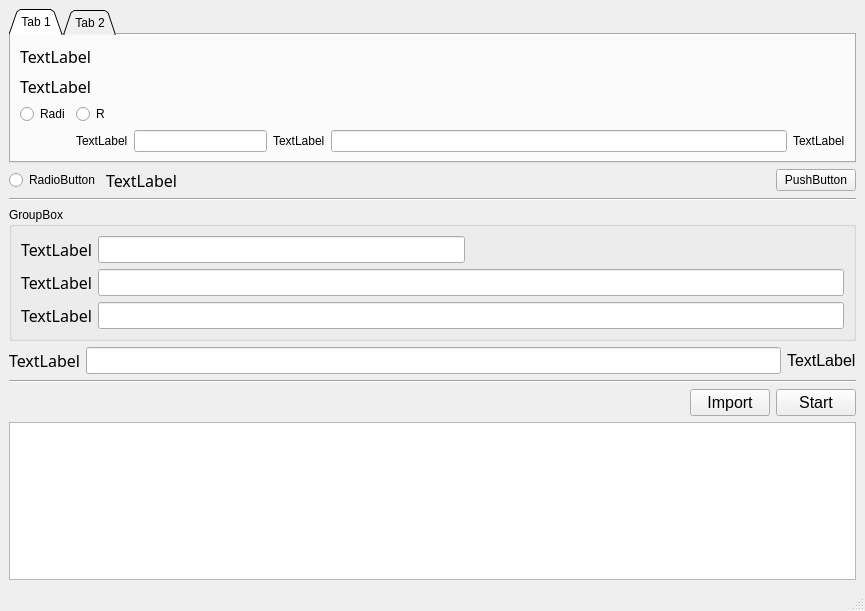
<?xml version="1.0" encoding="UTF-8"?>
<ui version="4.0">
 <class>MainWindow</class>
 <widget class="QMainWindow" name="MainWindow">
  <property name="geometry">
   <rect>
    <x>0</x>
    <y>0</y>
    <width>865</width>
    <height>611</height>
   </rect>
  </property>
  <property name="windowTitle">
   <string>MainWindow</string>
  </property>
  <widget class="QWidget" name="centralwidget">
   <layout class="QGridLayout" name="gridLayout_11">
    <item row="1" column="0">
     <layout class="QGridLayout" name="gridLayout_10">
      <item row="0" column="2">
       <spacer name="horizontalSpacer_3">
        <property name="orientation">
         <enum>Qt::Horizontal</enum>
        </property>
        <property name="sizeHint" stdset="0">
         <size>
          <width>598</width>
          <height>20</height>
         </size>
        </property>
       </spacer>
      </item>
      <item row="0" column="4">
       <widget class="QPushButton" name="config_btm">
        <property name="text">
         <string>PushButton</string>
        </property>
       </widget>
      </item>
      <item row="0" column="0">
       <widget class="QRadioButton" name="pagenum">
        <property name="text">
         <string>RadioButton</string>
        </property>
       </widget>
      </item>
      <item row="0" column="1">
       <widget class="QLabel" name="tab_2_title_3">
        <property name="font">
         <font>
          <family>標楷體</family>
          <pointsize>12</pointsize>
         </font>
        </property>
        <property name="text">
         <string>TextLabel</string>
        </property>
       </widget>
      </item>
     </layout>
    </item>
    <item row="2" column="0">
     <widget class="Line" name="line_2">
      <property name="orientation">
       <enum>Qt::Horizontal</enum>
      </property>
     </widget>
    </item>
    <item row="5" column="0">
     <widget class="Line" name="line">
      <property name="orientation">
       <enum>Qt::Horizontal</enum>
      </property>
     </widget>
    </item>
    <item row="4" column="0">
     <layout class="QHBoxLayout" name="horizontalLayout">
      <item>
       <widget class="QLabel" name="file_name">
        <property name="font">
         <font>
          <family>標楷體</family>
          <pointsize>12</pointsize>
         </font>
        </property>
        <property name="text">
         <string>TextLabel</string>
        </property>
       </widget>
      </item>
      <item>
       <widget class="QLineEdit" name="file_name_line">
        <property name="sizePolicy">
         <sizepolicy hsizetype="Expanding" vsizetype="Minimum">
          <horstretch>0</horstretch>
          <verstretch>0</verstretch>
         </sizepolicy>
        </property>
        <property name="font">
         <font>
          <pointsize>12</pointsize>
         </font>
        </property>
       </widget>
      </item>
      <item>
       <widget class="QLabel" name="label">
        <property name="font">
         <font>
          <pointsize>12</pointsize>
         </font>
        </property>
        <property name="text">
         <string>TextLabel</string>
        </property>
       </widget>
      </item>
     </layout>
    </item>
    <item row="3" column="0">
     <widget class="QGroupBox" name="groupBox">
      <property name="title">
       <string>GroupBox</string>
      </property>
      <layout class="QGridLayout" name="gridLayout_3">
       <item row="0" column="0">
        <layout class="QGridLayout" name="gridLayout">
         <item row="2" column="1" colspan="3">
          <widget class="QLineEdit" name="name_line">
           <property name="font">
            <font>
             <pointsize>12</pointsize>
            </font>
           </property>
          </widget>
         </item>
         <item row="0" column="3">
          <spacer name="horizontalSpacer_2">
           <property name="orientation">
            <enum>Qt::Horizontal</enum>
           </property>
           <property name="sizeHint" stdset="0">
            <size>
             <width>40</width>
             <height>20</height>
            </size>
           </property>
          </spacer>
         </item>
         <item row="1" column="1" colspan="3">
          <widget class="QLineEdit" name="address_line">
           <property name="font">
            <font>
             <pointsize>12</pointsize>
            </font>
           </property>
          </widget>
         </item>
         <item row="0" column="0">
          <widget class="QLabel" name="number">
           <property name="font">
            <font>
             <family>標楷體</family>
             <pointsize>12</pointsize>
            </font>
           </property>
           <property name="text">
            <string>TextLabel</string>
           </property>
          </widget>
         </item>
         <item row="1" column="0">
          <widget class="QLabel" name="address">
           <property name="font">
            <font>
             <family>標楷體</family>
             <pointsize>12</pointsize>
            </font>
           </property>
           <property name="text">
            <string>TextLabel</string>
           </property>
          </widget>
         </item>
         <item row="2" column="0">
          <widget class="QLabel" name="name">
           <property name="font">
            <font>
             <family>標楷體</family>
             <pointsize>12</pointsize>
            </font>
           </property>
           <property name="text">
            <string>TextLabel</string>
           </property>
          </widget>
         </item>
         <item row="0" column="1">
          <widget class="QLineEdit" name="number_line">
           <property name="font">
            <font>
             <pointsize>12</pointsize>
            </font>
           </property>
          </widget>
         </item>
        </layout>
       </item>
      </layout>
     </widget>
    </item>
    <item row="6" column="0">
     <layout class="QGridLayout" name="gridLayout_9">
      <item row="0" column="1">
       <widget class="QPushButton" name="import_btm">
        <property name="sizePolicy">
         <sizepolicy hsizetype="Minimum" vsizetype="Minimum">
          <horstretch>0</horstretch>
          <verstretch>0</verstretch>
         </sizepolicy>
        </property>
        <property name="font">
         <font>
          <family>Arial</family>
          <pointsize>12</pointsize>
         </font>
        </property>
        <property name="mouseTracking">
         <bool>false</bool>
        </property>
        <property name="text">
         <string>Import</string>
        </property>
       </widget>
      </item>
      <item row="0" column="2">
       <widget class="QPushButton" name="start_btm">
        <property name="sizePolicy">
         <sizepolicy hsizetype="Minimum" vsizetype="Minimum">
          <horstretch>0</horstretch>
          <verstretch>0</verstretch>
         </sizepolicy>
        </property>
        <property name="font">
         <font>
          <family>Arial</family>
          <pointsize>12</pointsize>
         </font>
        </property>
        <property name="text">
         <string>Start</string>
        </property>
       </widget>
      </item>
      <item row="0" column="0">
       <spacer name="horizontalSpacer">
        <property name="orientation">
         <enum>Qt::Horizontal</enum>
        </property>
        <property name="sizeHint" stdset="0">
         <size>
          <width>458</width>
          <height>20</height>
         </size>
        </property>
       </spacer>
      </item>
      <item row="1" column="0" colspan="3">
       <widget class="QPlainTextEdit" name="status_txt"/>
      </item>
     </layout>
    </item>
    <item row="0" column="0">
     <widget class="QTabWidget" name="tabWidget">
      <property name="styleSheet">
       <string notr="true"/>
      </property>
      <property name="tabShape">
       <enum>QTabWidget::Triangular</enum>
      </property>
      <property name="currentIndex">
       <number>0</number>
      </property>
      <widget class="QWidget" name="tab_1">
       <attribute name="title">
        <string>Tab 1</string>
       </attribute>
       <layout class="QGridLayout" name="gridLayout_8">
        <item row="0" column="0">
         <layout class="QGridLayout" name="gridLayout_4">
          <item row="0" column="0" colspan="2">
           <layout class="QVBoxLayout" name="verticalLayout">
            <item>
             <widget class="QLabel" name="tab_1_title_1">
              <property name="font">
               <font>
                <family>標楷體</family>
                <pointsize>12</pointsize>
               </font>
              </property>
              <property name="text">
               <string>TextLabel</string>
              </property>
             </widget>
            </item>
            <item>
             <widget class="QLabel" name="tab_1_title_2">
              <property name="font">
               <font>
                <family>標楷體</family>
                <pointsize>12</pointsize>
               </font>
              </property>
              <property name="text">
               <string>TextLabel</string>
              </property>
              <property name="textFormat">
               <enum>Qt::AutoText</enum>
              </property>
             </widget>
            </item>
           </layout>
          </item>
          <item row="1" column="0" colspan="2">
           <layout class="QGridLayout" name="gridLayout_2">
            <item row="1" column="4">
             <widget class="QLineEdit" name="build_No_input"/>
            </item>
            <item row="0" column="2" colspan="4">
             <spacer name="horizontalSpacer_5">
              <property name="orientation">
               <enum>Qt::Horizontal</enum>
              </property>
              <property name="sizeHint" stdset="0">
               <size>
                <width>468</width>
                <height>20</height>
               </size>
              </property>
             </spacer>
            </item>
            <item row="1" column="5">
             <widget class="QLabel" name="label_2">
              <property name="text">
               <string>TextLabel</string>
              </property>
             </widget>
            </item>
            <item row="1" column="1">
             <widget class="QLabel" name="build_num">
              <property name="text">
               <string>TextLabel</string>
              </property>
             </widget>
            </item>
            <item row="0" column="1">
             <widget class="QRadioButton" name="muilti">
              <property name="text">
               <string>R</string>
              </property>
              <attribute name="buttonGroup">
               <string notr="true">stamp_selection_group</string>
              </attribute>
             </widget>
            </item>
            <item row="0" column="0">
             <widget class="QRadioButton" name="single">
              <property name="text">
               <string>Radi</string>
              </property>
              <attribute name="buttonGroup">
               <string notr="true">stamp_selection_group</string>
              </attribute>
             </widget>
            </item>
            <item row="1" column="2">
             <widget class="QLineEdit" name="build_num_input">
              <property name="sizePolicy">
               <sizepolicy hsizetype="Minimum" vsizetype="Fixed">
                <horstretch>0</horstretch>
                <verstretch>0</verstretch>
               </sizepolicy>
              </property>
              <property name="minimumSize">
               <size>
                <width>133</width>
                <height>21</height>
               </size>
              </property>
             </widget>
            </item>
            <item row="1" column="3">
             <widget class="QLabel" name="build_No">
              <property name="text">
               <string>TextLabel</string>
              </property>
             </widget>
            </item>
           </layout>
          </item>
         </layout>
        </item>
       </layout>
      </widget>
      <widget class="QWidget" name="tab_2">
       <attribute name="title">
        <string>Tab 2</string>
       </attribute>
       <layout class="QGridLayout" name="gridLayout_7">
        <item row="0" column="0">
         <layout class="QGridLayout" name="gridLayout_6">
          <item row="0" column="0" colspan="3">
           <layout class="QVBoxLayout" name="verticalLayout_2">
            <item>
             <widget class="QLabel" name="tab_2_title_1">
              <property name="font">
               <font>
                <family>標楷體</family>
                <pointsize>12</pointsize>
               </font>
              </property>
              <property name="text">
               <string>TextLabel</string>
              </property>
             </widget>
            </item>
            <item>
             <widget class="QLabel" name="tab_2_title_2">
              <property name="font">
               <font>
                <family>標楷體</family>
                <pointsize>12</pointsize>
               </font>
              </property>
              <property name="text">
               <string>TextLabel</string>
              </property>
              <property name="textFormat">
               <enum>Qt::AutoText</enum>
              </property>
             </widget>
            </item>
           </layout>
          </item>
          <item row="1" column="0" colspan="3">
           <layout class="QGridLayout" name="gridLayout_5">
            <item row="1" column="5">
             <spacer name="horizontalSpacer_8">
              <property name="orientation">
               <enum>Qt::Horizontal</enum>
              </property>
              <property name="sizeHint" stdset="0">
               <size>
                <width>78</width>
                <height>20</height>
               </size>
              </property>
             </spacer>
            </item>
            <item row="0" column="0" colspan="6">
             <spacer name="horizontalSpacer_7">
              <property name="orientation">
               <enum>Qt::Horizontal</enum>
              </property>
              <property name="sizeHint" stdset="0">
               <size>
                <width>538</width>
                <height>20</height>
               </size>
              </property>
             </spacer>
            </item>
            <item row="1" column="2">
             <widget class="QRadioButton" name="radioButton_1">
              <property name="text">
               <string>RadioButton</string>
              </property>
              <attribute name="buttonGroup">
               <string notr="true">audit_selection_group</string>
              </attribute>
             </widget>
            </item>
            <item row="1" column="3">
             <widget class="QRadioButton" name="radioButton_2">
              <property name="text">
               <string>RadioButton</string>
              </property>
              <attribute name="buttonGroup">
               <string notr="true">audit_selection_group</string>
              </attribute>
             </widget>
            </item>
            <item row="1" column="4">
             <widget class="QRadioButton" name="radioButton_3">
              <property name="text">
               <string>RadioButton</string>
              </property>
              <attribute name="buttonGroup">
               <string notr="true">audit_selection_group</string>
              </attribute>
             </widget>
            </item>
           </layout>
          </item>
         </layout>
        </item>
       </layout>
      </widget>
     </widget>
    </item>
   </layout>
  </widget>
  <widget class="QMenuBar" name="menubar">
   <property name="geometry">
    <rect>
     <x>0</x>
     <y>0</y>
     <width>865</width>
     <height>22</height>
    </rect>
   </property>
  </widget>
  <widget class="QStatusBar" name="statusbar"/>
 </widget>
 <resources/>
 <connections/>
 <buttongroups>
  <buttongroup name="audit_selection_group"/>
  <buttongroup name="stamp_selection_group"/>
 </buttongroups>
</ui>
